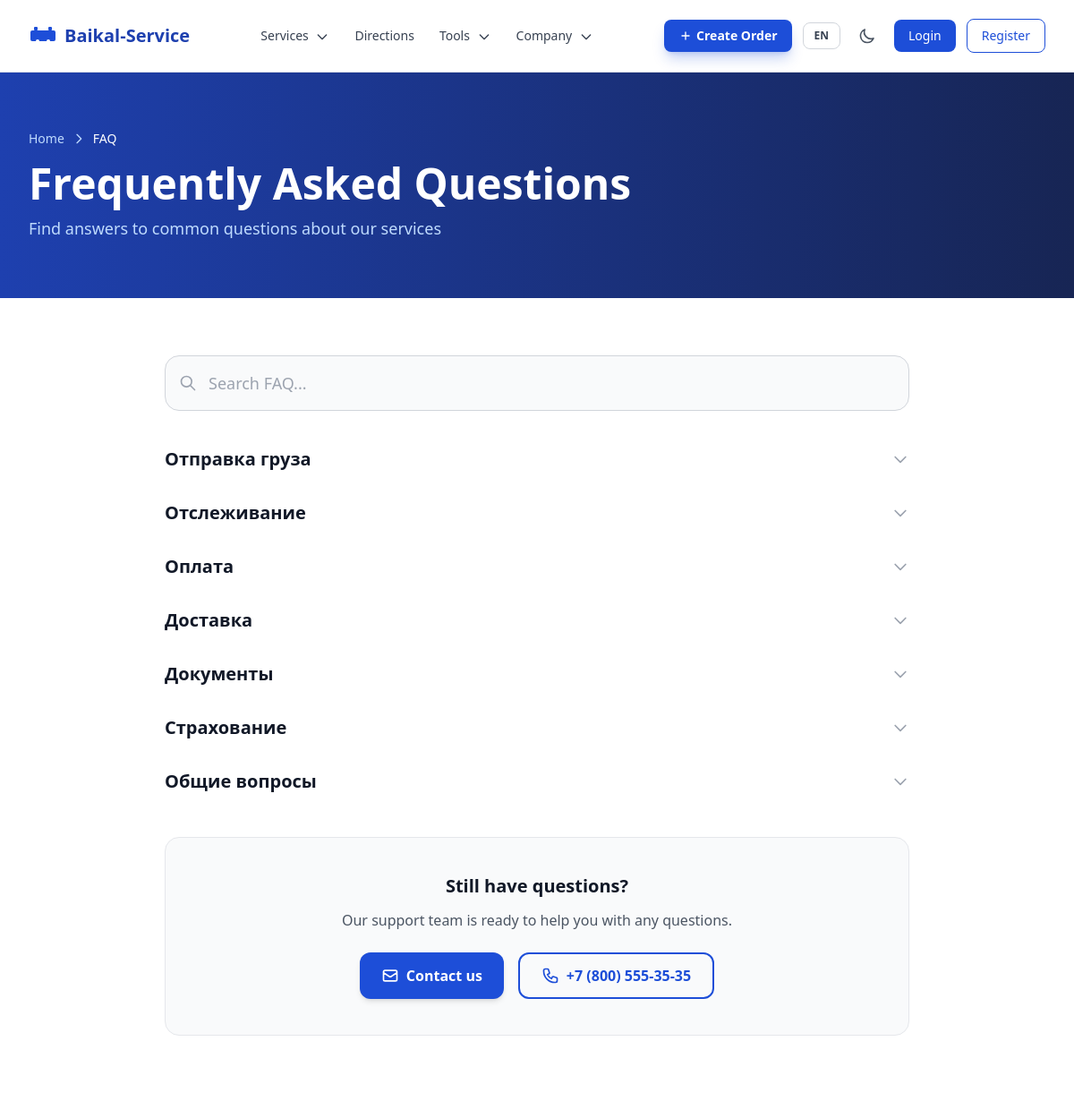
The page /ru/faq/ on the database its author committed.
### apps/core/models.py (models this page shows, shortened)
class FAQ(models.Model):
    question = models.CharField(max_length=500, verbose_name=_('Question'))
    question_en = models.CharField(max_length=500, blank=True, verbose_name=_('Question (EN)'))
    answer = models.TextField(verbose_name=_('Answer'))
    answer_en = models.TextField(blank=True, verbose_name=_('Answer (EN)'))
    category = models.CharField(max_length=100, blank=True, verbose_name=_('Category'))
    order = models.IntegerField(default=0, verbose_name=_('Order'))
    is_published = models.BooleanField(default=True, verbose_name=_('Published'))
    class Meta:
        verbose_name = _('FAQ')
        verbose_name_plural = _('FAQs')
        ordering = ['order']

### apps/core/views.py (the view)
# urls.py: path('faq/', views.FAQView.as_view(), name='faq'),
class FAQView(ListView):
    model = FAQ
    template_name = 'pages/core/faq.html'
    context_object_name = 'faqs'
    def get_queryset(self):
        return FAQ.objects.filter(is_published=True)

### apps/core/context_processors.py (called while the page is built)
def site_settings(request):
    return {
        'SITE_NAME': 'Baikal-Service',
        'SITE_DESCRIPTION': 'Logistics and cargo transportation across Russia and CIS',
        'theme': getattr(request, 'theme', 'light'),
        'DEBUG': settings.DEBUG,
    }

### apps/core/templatetags/i18n_extras.py (called while the page is built)
@register.filter
def localized_field(obj, field_name):
    language = translation.get_language()
    lang_code = language[:2] if language else 'ru'
    if lang_code == 'en':
        en_field = f'{field_name}_en'
        if hasattr(obj, en_field):
            value = getattr(obj, en_field)
            if value:
                return value
    return getattr(obj, field_name, '')

### templates/pages/core/faq.html (shortened to what this page needs)
{% extends 'base.html' %}
{% load static i18n i18n_extras %}
{% block content %}
<section class="bg-gradient-to-r from-baikal-700 to-baikal-900 text-white py-12 sm:py-16">
  <div class="max-w-7xl mx-auto px-4 sm:px-6 lg:px-8">
    <nav class="flex items-center space-x-2 text-sm text-baikal-200 mb-4">
      <a href="{% url 'core:home' %}" class="hover:text-white transition-colors">{% translate 'Home' %}</a>
      <svg class="w-4 h-4" fill="none" stroke="currentColor" viewBox="0 0 24 24"><path stroke-linecap="round" stroke-linejoin="round" stroke-width="2" d="M9 5l7 7-7 7"/></svg>
      <span class="text-white">{% translate 'FAQ' %}</span>
    </nav>
    <h1 class="text-3xl sm:text-4xl lg:text-5xl font-bold">{% translate 'Frequently Asked Questions' %}</h1>
    <p class="text-lg text-baikal-200 mt-3 max-w-2xl">{% translate 'Find answers to common questions about our services' %}</p>
  </div>
</section>
<section class="py-12 sm:py-16 bg-white dark:bg-gray-900">
  <div class="max-w-4xl mx-auto px-4 sm:px-6 lg:px-8">
    <div class="relative mb-10" x-data="{ query: '' }">
      <div class="absolute inset-y-0 left-0 pl-4 flex items-center pointer-events-none">
      </div>
      <input type="text" x-model="query" placeholder="{% translate 'Search FAQ...' %}" class="w-full pl-12 pr-4 py-4 rounded-2xl border border-gray-300 dark:border-gray-600 bg-gray-50 dark:bg-gray-800 focus:ring-2 focus:ring-baikal-500 focus:border-transparent outline-none transition-all text-lg">
    </div>
    {% regroup faqs by category as faq_categories %}
    {% if faq_categories %}
    <div x-data="{ activeItem: null }" class="space-y-8">
      {% for category in faq_categories %}
      <div x-data="{ open: false }">
        <button @click="open = !open" class="flex items-center justify-between w-full text-left mb-4 group">
          <h2 class="text-xl font-bold text-gray-900 dark:text-white group-hover:text-baikal-600 dark:group-hover:text-baikal-400 transition-colors">{{ category.grouper }}</h2>
          <svg class="w-5 h-5 text-gray-400 transition-transform duration-300" :class="open ? 'rotate-180' : ''" fill="none" stroke="currentColor" viewBox="0 0 24 24"><path stroke-linecap="round" stroke-linejoin="round" stroke-width="2" d="M19 9l-7 7-7-7"/></svg>
        </button>
      </div>
      {% endfor %}
    </div>
    {% endif %}
    <div class="mt-12 text-center bg-gray-50 dark:bg-gray-800/50 rounded-2xl p-8 sm:p-10 border border-gray-200 dark:border-gray-700">
      <h3 class="text-xl font-bold text-gray-900 dark:text-white mb-3">{% translate 'Still have questions?' %}</h3>
      <p class="text-gray-600 dark:text-gray-400 mb-6 max-w-md mx-auto">{% translate 'Our support team is ready to help you with any questions.' %}</p>
      <div class="flex flex-wrap justify-center gap-4">
        <a href="{% url 'core:contact' %}" class="inline-flex items-center px-6 py-3 bg-baikal-600 hover:bg-baikal-700 text-white font-semibold rounded-xl transition-all shadow-md">
          <svg class="w-5 h-5 mr-2" fill="none" stroke="currentColor" viewBox="0 0 24 24"><path stroke-linecap="round" stroke-linejoin="round" stroke-width="2" d="M3 8l7.89 5.26a2 2 0 002.22 0L21 8M5 19h14a2 2 0 002-2V7a2 2 0 00-2-2H5a2 2 0 00-2 2v10a2 2 0 002 2z"/></svg>
          {% translate 'Contact us' %}
        </a>
        <a href="tel:+78005553535" class="inline-flex items-center px-6 py-3 border-2 border-baikal-600 dark:border-baikal-400 text-baikal-600 dark:text-baikal-400 font-semibold rounded-xl hover:bg-baikal-50 dark:hover:bg-baikal-900/20 transition-all">
          +7 (800) 555-35-35
        </a>
      </div>
    </div>
  </div>
</section>
{% endblock %}

### static/css/styles.css (style rules this page uses)
html { line-height: 1.5; -webkit-text-size-adjust: 100%; -moz-tab-size: 4; tab-size: 4; font-family: 'Inter', ui-sans-serif, system-ui, sans-serif; font-feature-settings: normal; font-variation-settings: normal; -webkit-tap-highlight-color: transparent; }
body { margin: 0; line-height: inherit; }
a { color: inherit; text-decoration: inherit; }

### rows shown on the page
FAQ: grouper "Отправка груза"
FAQ: grouper "Отслеживание"
FAQ: grouper "Оплата"
FAQ: grouper "Доставка"
FAQ: grouper "Документы"
FAQ: grouper "Страхование"
FAQ: grouper "Общие вопросы"
